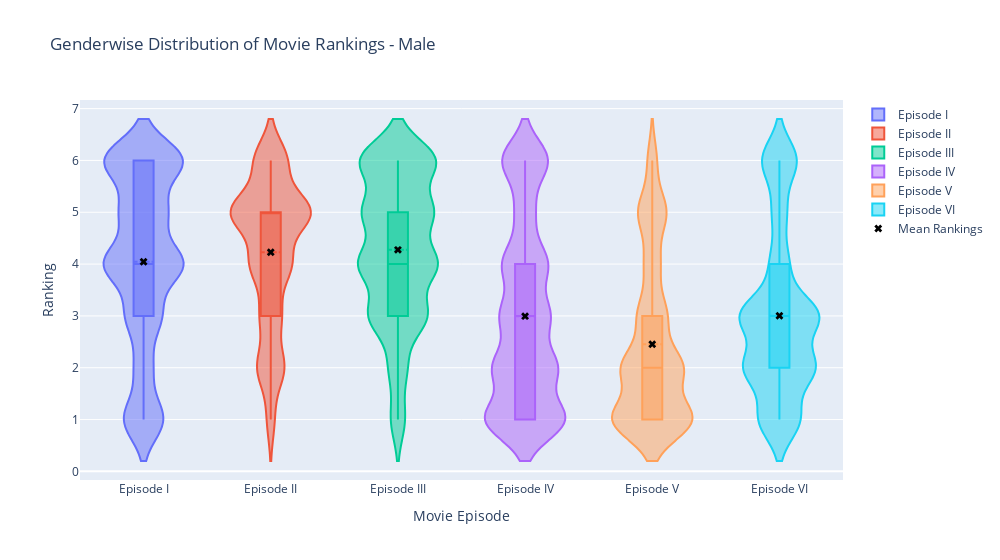
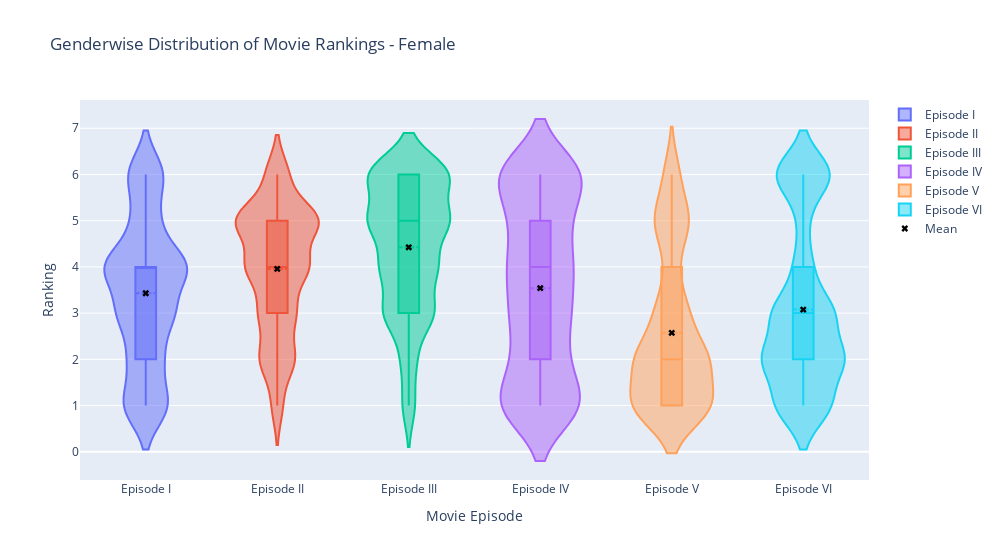

The cell these charts' notebook holds for them, in order:
### Code cell
import plotly.graph_objects as go

fig = go.Figure()

for col in male_ranking_cols.columns:
    fig.add_trace(go.Violin(
        y=male_ranking_cols[col],
        name= col,  # Name of episode
        box_visible = True,  # To show box plot inside violin
        meanline_visible=True, # To show mean line
        bandwidth=0.4
))
    # Add the mean values as a separate trace (optional, to highlight the mean rankings)
fig.add_trace(go.Scatter(
    x=male_ranking_mean.index,
    y=male_ranking_mean.values,
    mode='markers',
    name='Mean Rankings',
    marker=dict(color='black', size=7, symbol='x')
))

fig.update_layout(
    title = 'Genderwise Distribution of Movie Rankings - Male',
    xaxis_title= 'Movie Episode',
    yaxis_title = 'Ranking',
    violingap=0.1,
    width= 1000
)
fig.show()


fig = go.Figure()

for col in female_ranking_cols.columns:
    fig.add_trace(go.Violin(
        y = female_ranking_cols[col],
        name=col,
        box_visible=True,
        meanline_visible=True,
    ))

fig.add_trace(go.Scatter(
    x=female_ranking_mean.index,
    y= female_ranking_mean.values,
    mode='markers',
    marker=dict(color='black', symbol='x'), 
    name='Mean'
    
))

fig.update_layout(width=1000,
    xaxis_title='Movie Episode',
    yaxis_title='Ranking',
    violingap=0.1,
    title= 'Genderwise Distribution of Movie Rankings - Female'
)

fig.show()

### Figure 1 — Plotly figure (JSON) as saved in the notebook; plotly's stock layout.template omitted (floating-point values rounded to 4 significant figures; data arrays with more than 128 entries replaced by an {"elided": "..."} marker saying what was removed)
{"data": [{"bandwidth": 0.4, "box": {"visible": true}, "meanline": {"visible": true}, "name": "Episode I", "type": "violin", "y": {"elided": "422 int values"}}, {"bandwidth": 0.4, "box": {"visible": true}, "meanline": {"visible": true}, "name": "Episode II", "type": "violin", "y": {"elided": "422 int values"}}, {"bandwidth": 0.4, "box": {"visible": true}, "meanline": {"visible": true}, "name": "Episode III", "type": "violin", "y": {"elided": "422 int values"}}, {"bandwidth": 0.4, "box": {"visible": true}, "meanline": {"visible": true}, "name": "Episode IV", "type": "violin", "y": {"elided": "422 int values"}}, {"bandwidth": 0.4, "box": {"visible": true}, "meanline": {"visible": true}, "name": "Episode V", "type": "violin", "y": {"elided": "422 int values"}}, {"bandwidth": 0.4, "box": {"visible": true}, "meanline": {"visible": true}, "name": "Episode VI", "type": "violin", "y": {"elided": "422 int values"}}, {"marker": {"color": "black", "size": 7, "symbol": "x"}, "mode": "markers", "name": "Mean Rankings", "type": "scatter", "x": ["Episode I", "Episode II", "Episode III", "Episode IV", "Episode V", "Episode VI"], "y": [4.045, 4.23, 4.275, 2.995, 2.453, 3.002]}], "layout": {"title": {"text": "Genderwise Distribution of Movie Rankings - Male"}, "violingap": 0.1, "width": 1000, "xaxis": {"title": {"text": "Movie Episode"}}, "yaxis": {"title": {"text": "Ranking"}}}}

### Figure 2 — Plotly figure (JSON) as saved in the notebook; plotly's stock layout.template omitted (floating-point values rounded to 4 significant figures; data arrays with more than 128 entries replaced by an {"elided": "..."} marker saying what was removed)
{"data": [{"box": {"visible": true}, "meanline": {"visible": true}, "name": "Episode I", "type": "violin", "y": {"elided": "396 int values"}}, {"box": {"visible": true}, "meanline": {"visible": true}, "name": "Episode II", "type": "violin", "y": {"elided": "396 int values"}}, {"box": {"visible": true}, "meanline": {"visible": true}, "name": "Episode III", "type": "violin", "y": {"elided": "396 int values"}}, {"box": {"visible": true}, "meanline": {"visible": true}, "name": "Episode IV", "type": "violin", "y": {"elided": "396 int values"}}, {"box": {"visible": true}, "meanline": {"visible": true}, "name": "Episode V", "type": "violin", "y": {"elided": "396 int values"}}, {"box": {"visible": true}, "meanline": {"visible": true}, "name": "Episode VI", "type": "violin", "y": {"elided": "396 int values"}}, {"marker": {"color": "black", "symbol": "x"}, "mode": "markers", "name": "Mean", "type": "scatter", "x": ["Episode I", "Episode II", "Episode III", "Episode IV", "Episode V", "Episode VI"], "y": [3.429, 3.957, 4.424, 3.54, 2.573, 3.076]}], "layout": {"title": {"text": "Genderwise Distribution of Movie Rankings - Female"}, "violingap": 0.1, "width": 1000, "xaxis": {"title": {"text": "Movie Episode"}}, "yaxis": {"title": {"text": "Ranking"}}}}
